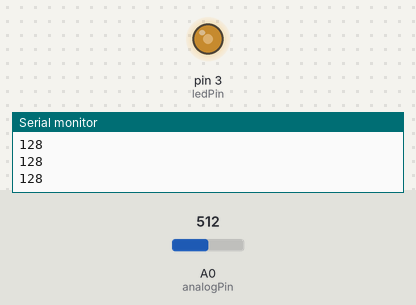
The sketch below on a simulated Arduino Uno, built with avr-gcc and run on an emulated ATmega328P. On the bench: output pins drawn as LEDs (lit = HIGH), the last lines printed to the serial monitor. The inputs (shaded band) are chosen by the test bench; at power-on: A0 (analogPin) = 512.

Above: at 1.3 s.
1.4 s: A0 (analogPin) set to 716
At 2.6 s:
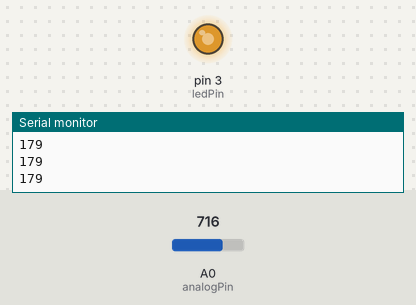
3.0 s: A0 (analogPin) set to 900
At 3.8 s:
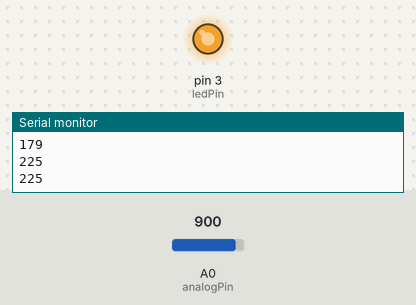
4.5 s: A0 (analogPin) set to 122
At 5.0 s:
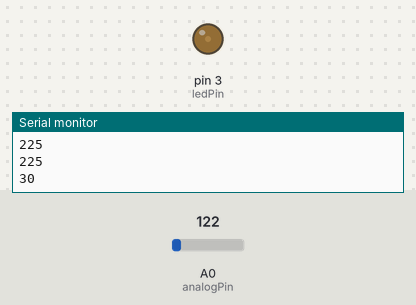
6.0 s: A0 (analogPin) set to 0
At 7.3 s:
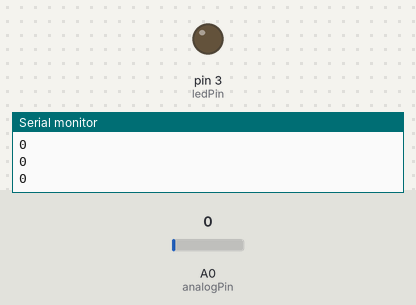
Timing chart, 0 to 8.5 s (numbered marks = the images above; inputs shaded):
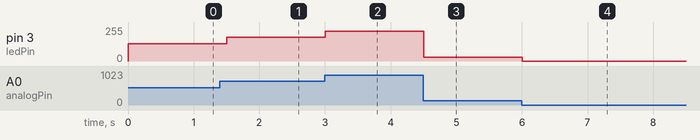

Measured:
- after the input at 1.4 s, pin 3 (ledPin): 128/255 → 179/255 after 0.10 s
- after the input at 3.0 s, pin 3 (ledPin): 179/255 → 225/255 at once
- after the input at 4.5 s, pin 3 (ledPin): 225/255 → 30/255 at once
- after the input at 6.0 s, pin 3 (ledPin): 30/255 → 0/255 at once

The sketch:

PWM.ino
```cpp
/*
PWM
controla a luminosidade de um led conforme o valor do potenciometro
*/

 int ledPin = 3; // pino do led
 int analogPin = 0; // pino para leitura do potenciômetro
 int val = 0; //variável para armazenar o valor lido

 void setup()
 {
  Serial.begin(9600);
    pinMode(ledPin, OUTPUT); // configura pino como saída
 }

 void loop()
 {
    val = analogRead(analogPin);  // le o valor analógico
    analogWrite(ledPin, val / 4); // aciona led com o valor analógico lido
                                   //dividido por 4 para ajustar ao valor
                                   //máximo que pode ser atribuído a função
   Serial.println(val / 4);
   delay(500);

}
```
